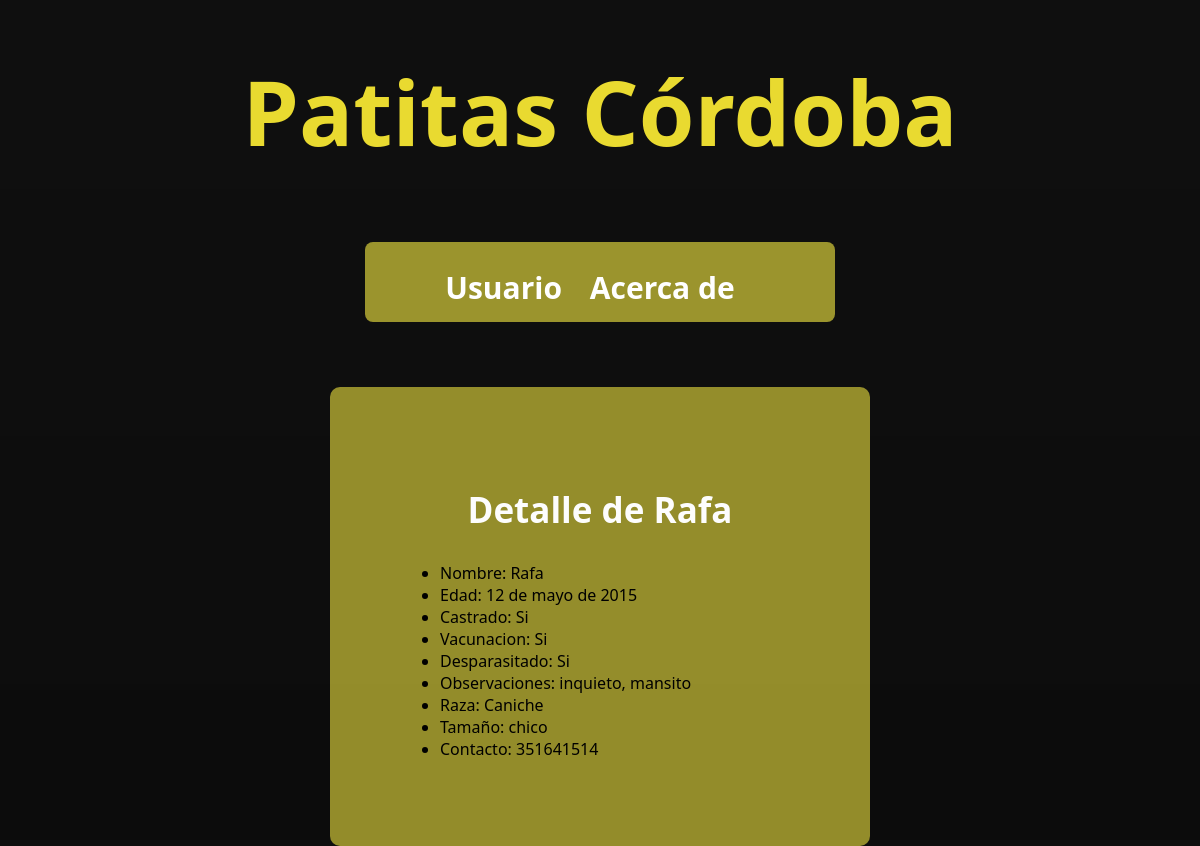
/publicarperro/detail/16, run on an earlier commit of the app's database.
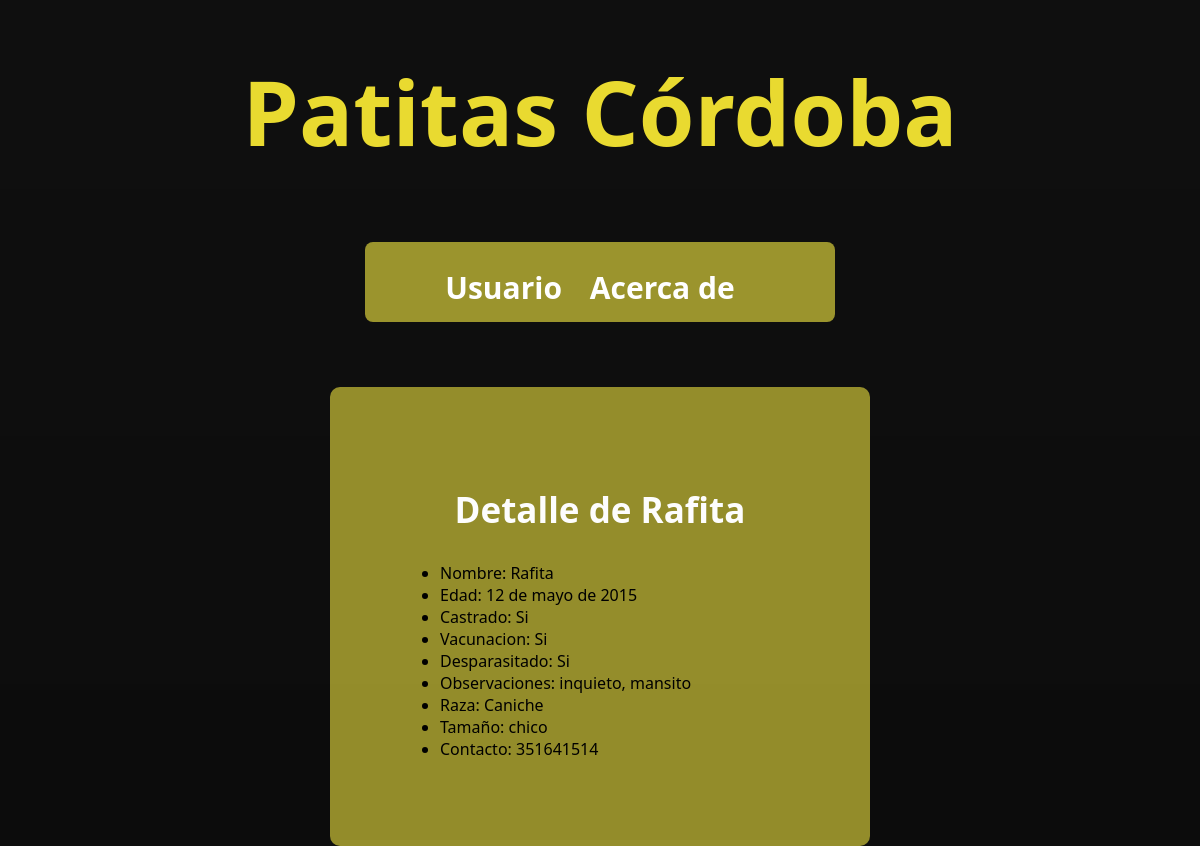
And on a later commit of the database.
### animales/models.py (models this page shows, shortened)
class Animal(models.Model):
    contacto = models.CharField(max_length=30)
    nombre = models.CharField(max_length=30, blank= True, null = True)
    nacimiento = models.DateField(blank= True, null = True)
    vacunacion= models.BooleanField(blank = True)
    castrado= models.BooleanField(blank = True)
    desparasitado = models.BooleanField(blank = True)
    observaciones = models.TextField(blank= True, null = True)
    def es_vacunado(self):
        if self.vacunacion:
            return "Si"
        else:
            return "No"
    def es_desparasitado(self):
        if self.desparasitado:
            return "Si"
        else:
            return "No"
    def es_castrado(self):
        if self.castrado:
            return "Si"
        else:
            return "No"

class Perro(Animal):
    raza = models.CharField(max_length=50, null=True)
    OPCIONES_TAMANO = [
        ('grande', 'Grande'),
        ('mediano', 'Mediano'),
        ('chico', 'Chico'),]
    tamano = models.CharField(max_length=10, choices=OPCIONES_TAMANO)

### animales/views.py (the view)
# urls.py: path('publicarperro/detail/<int:pk>', views.PerroDetail.as_view(), name= 'perro_detail'),
class PerroDetail(DetailView):
    model = Perro

### animales/templates/animales/perro_detail.html (shortened to what this page needs)
{% extends 'animales/padre.html' %}
{% block contenido_que_cambia %}
        <h2>Detalle de {{object.nombre}}</h2>
        <ul style="text-align: left;">
            <li>Nombre: {{object.nombre}}</li>
            <li>Edad: {{object.nacimiento}}</li>
            <li>Castrado: {{object.es_castrado}}</li>
            <li>Vacunacion: {{object.es_vacunado}}</li>
            <li>Desparasitado: {{object.es_desparasitado}}</li>
            <li>Observaciones: {{object.observaciones}}</li>
            <li>Raza: {{object.raza}}</li>
            <li>Tamaño: {{object.tamano}}</li>
            <li>Contacto: {{object.contacto}}</li>
        </ul>
{% endblock contenido_que_cambia %}

### animales/templates/animales/padre.html (shortened to what this page needs)
<!DOCTYPE html>
<html lang="en">
<head>
</head>
<body>
    <h1>Patitas Córdoba</h1>
    <nav class="nav-links">
        <div class="perro-gato">
            {% if not user.is_authenticated %}
            <a href="{% url 'usuario:opciones' %}"><strong>Usuario</strong></a>
            {% endif %}
            <a href="{% url 'animales:nosotros' %}"><strong>Acerca de</strong></a>
        </div>
    </nav>
    <div class="Contenido">
        {% block contenido_que_cambia %}{% endblock contenido_que_cambia %}
    </div>
</body>
</html>

### animales/templates/animales/padre.html (style rules this page uses)
body { background: linear-gradient(rgba(0, 0, 0, 0.1), rgba(0, 0, 0, 0.3)), url(https://www.bbva.ch/wp-content/uploads/2022/05/recurso_mascotas.jpg); background-color: #111; font-family: 'Segoe UI'; margin: 0; padding: 0; height: 100vh; background-size: 100% 100%; }
h1 { font-size: 90px; text-align: center; color: #E9DA30; border-color: brown; padding: 10px; margin-top: 40px; }
.nav-links { text-align: center; margin-top: 20px; color: #FCE38F; font-size: 20px; }
.Contenido { text-align: center; max-width: 400px; margin: 65px auto; padding: 70px; background-color: #f0e44198; border-radius: 10px; opacity: 0; animation: fade-in-form 2.0s ease-out forwards; }
h2 { font-size: 35px; color: #fdfdfd; }
.perro-gato { background-color: #f0e441a0; padding: 25px; margin-bottom: 20px; width: 420px; max-width: 500px; height: 30px; position: relative; left: 50%; transform: translateX(-50%); top: 0px; border-radius: 8px; color: red; font-size: 30px; }
.perro-gato a { margin-right: 20px; color: white; text-decoration: none; }

What changed in the data, as far as the page shows it:
changed Animal "inquieto, mansito": nombre "Rafa" → "Rafita"
